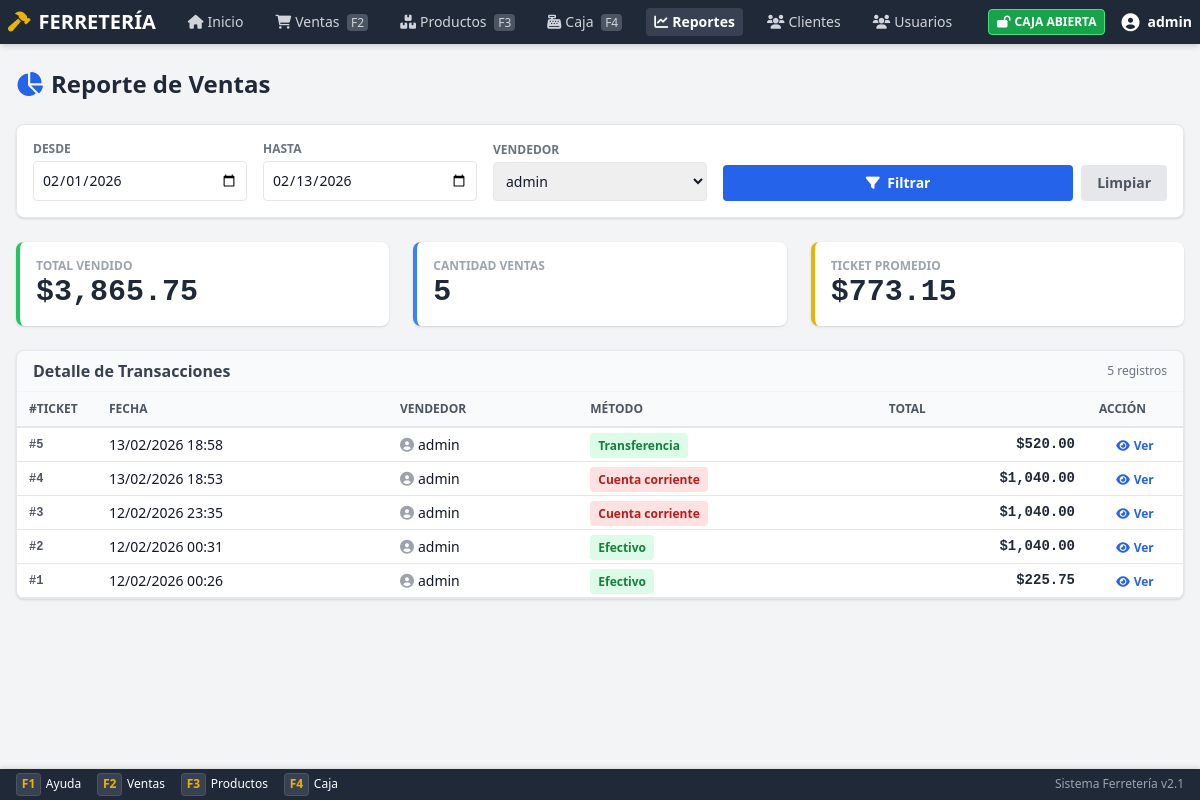
/public/reports.php?usuario_id=1 (signed in), run on the app's committed database.
### tables this page shows
CREATE TABLE `ventas` (
  `id` int(11) NOT NULL,
  `usuario_id` int(11) NOT NULL,
  `cliente_id` int(11) DEFAULT NULL,
  `total` decimal(10,2) NOT NULL DEFAULT 0.00,
  `subtotal` decimal(10,2) DEFAULT 0.00,
  `descuento_porcentaje` decimal(5,2) DEFAULT 0.00,
  `descuento_monto` decimal(10,2) DEFAULT 0.00,
  `monto_pagado` decimal(10,2) DEFAULT 0.00,
  `cambio` decimal(10,2) DEFAULT 0.00,
  `metodo_pago` enum('efectivo','tarjeta_debito','tarjeta_credito','transferencia','cuenta_corriente','otro') DEFAULT 'efectivo',
  `metodo_pago_secundario` varchar(50) DEFAULT NULL,
  `monto_pago_secundario` decimal(10,2) DEFAULT 0.00,
  `estado` enum('completada','pendiente','cancelada') DEFAULT 'completada',
  `notas` text DEFAULT NULL,
  `fecha` timestamp NOT NULL DEFAULT current_timestamp(),
  `created_at` timestamp NOT NULL DEFAULT current_timestamp(),
  `updated_at` timestamp NOT NULL DEFAULT current_timestamp() ON UPDATE current_timestamp()
);

CREATE TABLE `usuarios` (
  `id` int(11) NOT NULL,
  `username` varchar(50) NOT NULL,
  `password` varchar(255) NOT NULL,
  `nombre` varchar(100) NOT NULL,
  `email` varchar(100) DEFAULT NULL,
  `rol` enum('admin','vendedor','cajero') NOT NULL DEFAULT 'vendedor',
  `role_id` int(11) DEFAULT NULL,
  `activo` tinyint(1) DEFAULT 1,
  `is_active` tinyint(1) DEFAULT 1,
  `last_login` timestamp NULL DEFAULT NULL,
  `failed_attempts` int(11) DEFAULT 0,
  `last_failed_login` timestamp NULL DEFAULT NULL,
  `created_at` timestamp NOT NULL DEFAULT current_timestamp(),
  `updated_at` timestamp NOT NULL DEFAULT current_timestamp() ON UPDATE current_timestamp()
);

### app/Core/Database.php (called while the page is built, shortened)
<?php
class Database
{
    private static $instance = null;
    private $pdo;
    private function __construct()
    {
        try {
            $dsn = sprintf(
                "mysql:host=%s;dbname=%s;charset=%s",
                DB_HOST,
                DB_NAME,
                DB_CHARSET
            );
            $options = [
                PDO::ATTR_ERRMODE => PDO::ERRMODE_EXCEPTION,
                PDO::ATTR_DEFAULT_FETCH_MODE => PDO::FETCH_ASSOC,
                PDO::ATTR_EMULATE_PREPARES => false,
                PDO::MYSQL_ATTR_INIT_COMMAND => "SET NAMES " . DB_CHARSET
            ];
            $this->pdo = new PDO($dsn, DB_USER, DB_PASS, $options);
        } catch (PDOException $e) {
            Logger::error('Database connection failed', [
                'error' => $e->getMessage()
            ]);
            die('Error de conexión a la base de datos. Por favor contacte al administrador.');
        }
    }
    public static function getInstance()
    {
        if (self::$instance === null) {
            self::$instance = new self();
        }
        return self::$instance;
    }
    public function query($sql, $params = [])
    {
        try {
            $stmt = $this->pdo->prepare($sql);
            $stmt->execute($params);
            return $stmt;
        } catch (PDOException $e) {
            Logger::error('Database query failed', [
                'sql' => $sql,
                'error' => $e->getMessage()
            ]);
            throw $e;
        }
    }
    public function fetchAll($sql, $params = [])
    {
        $stmt = $this->query($sql, $params);
        return $stmt->fetchAll();
    }
}

### public/reports.php (the view, shortened to what this page needs)
<?php
$db = Database::getInstance();
$fecha_inicio = $_GET['fecha_inicio'] ?? date('Y-m-01');
$fecha_fin = $_GET['fecha_fin'] ?? date('Y-m-d');
$usuario_id = isset($_GET['usuario_id']) && $_GET['usuario_id'] !== '' ? intval($_GET['usuario_id']) : null;
$sql = "SELECT v.*, u.username as vendedor
        FROM ventas v
        LEFT JOIN usuarios u ON v.usuario_id = u.id
        WHERE DATE(v.fecha) BETWEEN ? AND ?";
$params = [$fecha_inicio, $fecha_fin];
if ($usuario_id) {
    $sql .= " AND v.usuario_id = ?";
    $params[] = $usuario_id;
}
$sql .= " ORDER BY v.fecha DESC";
$ventas = $db->fetchAll($sql, $params);
$total_ventas = 0;
foreach ($ventas as $v) $total_ventas += $v['total'];
$usuarios = $db->fetchAll("SELECT id, username FROM usuarios ORDER BY username");
?>
<!DOCTYPE html>
<html lang="es">
<head>
    <script src="assets/js/tailwindcss.js"></script>
    <link href="assets/css/fontawesome.min.css" rel="stylesheet">
</head>
<body class="bg-gray-100 flex flex-col min-h-screen pb-10">
    <?php include __DIR__ . '/../includes/nav.php'; ?>
    <div class="max-w-7xl mx-auto px-4 py-6 w-full flex-1">
        <div class="flex justify-between items-center mb-6">
            <h1 class="text-2xl font-bold text-gray-800"><i class="fas fa-chart-pie mr-2 text-blue-600"></i>Reporte de Ventas</h1>
        </div>
        <div class="bg-white rounded-lg shadow p-4 mb-6 border border-gray-200">
            <form class="grid grid-cols-1 md:grid-cols-5 gap-4 items-end">
                <div>
                    <label class="block text-xs font-bold text-gray-500 uppercase mb-1">Desde</label>
                    <input type="date" name="fecha_inicio" value="<?php echo $fecha_inicio; ?>" class="w-full border p-2 rounded text-sm">
                </div>
                <div>
                    <label class="block text-xs font-bold text-gray-500 uppercase mb-1">Hasta</label>
                    <input type="date" name="fecha_fin" value="<?php echo $fecha_fin; ?>" class="w-full border p-2 rounded text-sm">
                </div>
                <div>
                    <label class="block text-xs font-bold text-gray-500 uppercase mb-1">Vendedor</label>
                    <select name="usuario_id" class="w-full border p-2 rounded text-sm">
                        <?php foreach ($usuarios as $u): ?>
                            <option value="<?php echo $u['id']; ?>" <?php echo $usuario_id == $u['id'] ? 'selected' : ''; ?>>
                                <?php echo htmlspecialchars($u['username']); ?>
                            </option>
                        <?php endforeach; ?>
                    </select>
                </div>
                <div class="md:col-span-2 flex gap-2">
                    <button type="submit" class="bg-blue-600 text-white px-4 py-2 rounded text-sm font-bold hover:bg-blue-700 w-full">
                        <i class="fas fa-filter mr-1"></i> Filtrar
                    </button>
                     <a href="reports.php" class="bg-gray-200 text-gray-600 px-4 py-2 rounded text-sm font-bold hover:bg-gray-300 text-center">
                        Limpiar
                    </a>
                </div>
            </form>
        </div>
        <div class="grid grid-cols-1 md:grid-cols-3 gap-6 mb-6">
            <div class="bg-white p-4 rounded-lg shadow border-l-4 border-green-500">
                <p class="text-xs font-bold text-gray-400 uppercase">Total Vendido</p>
                <p class="text-3xl font-bold text-gray-800 font-mono-num">$<?php echo number_format($total_ventas, 2); ?></p>
            </div>
            <div class="bg-white p-4 rounded-lg shadow border-l-4 border-blue-500">
                <p class="text-xs font-bold text-gray-400 uppercase">Cantidad Ventas</p>
                <p class="text-3xl font-bold text-gray-800 font-mono-num"><?php echo count($ventas); ?></p>
            </div>
             <div class="bg-white p-4 rounded-lg shadow border-l-4 border-yellow-500">
                <p class="text-xs font-bold text-gray-400 uppercase">Ticket Promedio</p>
                <p class="text-3xl font-bold text-gray-800 font-mono-num">
                    $<?php echo count($ventas) > 0 ? number_format($total_ventas / count($ventas), 2) : '0.00'; ?>
                </p>
            </div>
        </div>
        <div class="bg-white rounded-lg shadow border border-gray-200 overflow-hidden">
            <div class="bg-gray-50 px-4 py-2 border-b border-gray-100 flex justify-between items-center">
                <h3 class="font-bold text-gray-700">Detalle de Transacciones</h3>
                <span class="text-xs text-gray-500"><?php echo count($ventas); ?> registros</span>
            </div>
            <div class="overflow-x-auto">
                <table class="dense-table">
                    <thead>
                        <tr>
                            <th class="w-20">#Ticket</th>
                            <th>Fecha</th>
                            <th>Vendedor</th>
                            <th>Método</th>
                            <th class="text-right">Total</th>
                            <th class="text-center w-24">Acción</th>
                        </tr>
                    </thead>
                    <tbody>
                        <?php foreach ($ventas as $v): ?>
                            <tr class="hover:bg-gray-50 transition">
                                <td class="font-mono-num text-xs font-bold text-gray-600">#<?php echo $v['id']; ?></td>
                                <td class="text-sm"><?php echo date('d/m/Y H:i', strtotime($v['fecha'])); ?></td>
                                <td class="text-sm"><i class="fas fa-user-circle mr-1 text-gray-400"></i><?php echo htmlspecialchars($v['vendedor']); ?></td>
                                <td class="text-sm">
                                    <span class="px-2 py-1 rounded text-xs font-bold <?php echo $v['metodo_pago'] == 'cuenta_corriente' ? 'bg-red-100 text-red-700' : 'bg-green-100 text-green-700'; ?>">
                                        <?php echo ucfirst(str_replace('_', ' ', $v['metodo_pago'])); ?>
                                    </span>
                                </td>
                                <td class="text-right font-mono-num font-bold text-gray-800">$<?php echo number_format($v['total'], 2); ?></td>
                                <td class="text-center">
                                    <button onclick="viewTicket(<?php echo $v['id']; ?>)" class="text-blue-600 hover:text-blue-800 text-xs font-bold">
                                        <i class="fas fa-eye mr-1"></i>Ver
                                    </button>
                                </td>
                            </tr>
                        <?php endforeach; ?>
                    </tbody>
                </table>
            </div>
        </div>
    </div>
</body>
</html>

### public/assets/css/styles.css (style rules this page uses)
:root { --primary-color: #4f46e5; --secondary-color: #1f2937; --accent-color: #eab308; --bg-color: #f3f4f6; --text-color: #111827; }
body { background-color: var(--bg-color); color: var(--text-color); font-family: ui-sans-serif, system-ui, -apple-system, BlinkMacSystemFont, "Segoe UI", Roboto, "Helvetica Neue", Arial, sans-serif; }
.dense-table { width: 100%; border-collapse: collapse; font-size: 0.875rem; }
.dense-table th { background-color: #f9fafb; color: #4b5563; font-weight: 600; text-transform: uppercase; font-size: 0.75rem; padding: 0.5rem 0.75rem; border-bottom: 2px solid #e5e7eb; text-align: left; }
.dense-table td { padding: 0.375rem 0.75rem; border-bottom: 1px solid #e5e7eb; white-space: nowrap; }
.font-mono-num { font-family: ui-monospace, SFMono-Regular, Menlo, Monaco, Consolas, "Liberation Mono", "Courier New", monospace; font-variant-numeric: tabular-nums; }

### data on the page
ventas: id "5", fecha "13/02/2026 18:58", usuario.username "admin", metodo_pago "Transferencia", total "520.00"
ventas: id "4", fecha "13/02/2026 18:53", usuario.username "admin", metodo_pago "Cuenta corriente", total "1,040.00"
ventas: id "3", fecha "12/02/2026 23:35", usuario.username "admin", metodo_pago "Cuenta corriente", total "1,040.00"
ventas: id "2", fecha "12/02/2026 00:31", usuario.username "admin", metodo_pago "Efectivo", total "1,040.00"
ventas: id "1", fecha "12/02/2026 00:26", usuario.username "admin", metodo_pago "Efectivo", total "225.75"

### other printed values
$_SESSION['username'] "admin"
$total_ventas "3,865.75"
count($ventas) "5"
$total_ventas / count($ventas) "773.15"
form field usuario_id "admin"
